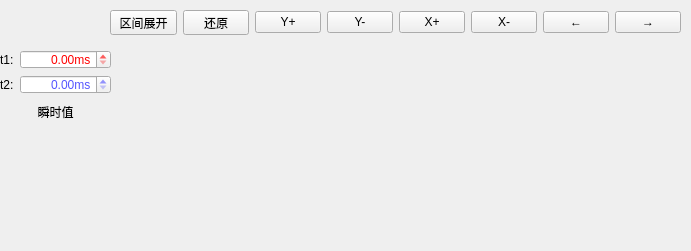
<?xml version="1.0" encoding="UTF-8"?>
<ui version="4.0">
 <class>WaveWiget</class>
 <widget class="QWidget" name="WaveWiget">
  <property name="geometry">
   <rect>
    <x>0</x>
    <y>0</y>
    <width>691</width>
    <height>251</height>
   </rect>
  </property>
  <property name="windowTitle">
   <string>Form</string>
  </property>
  <widget class="QWidget" name="layoutWidget">
   <property name="geometry">
    <rect>
     <x>110</x>
     <y>10</y>
     <width>571</width>
     <height>25</height>
    </rect>
   </property>
   <layout class="QHBoxLayout" name="horizontalLayout" stretch="1,1,1,1,1,1,1,1">
    <item>
     <widget class="QPushButton" name="expansion">
      <property name="text">
       <string>区间展开</string>
      </property>
     </widget>
    </item>
    <item>
     <widget class="QPushButton" name="reduction">
      <property name="text">
       <string>还原</string>
      </property>
     </widget>
    </item>
    <item>
     <widget class="QPushButton" name="yE">
      <property name="text">
       <string>Y+</string>
      </property>
     </widget>
    </item>
    <item>
     <widget class="QPushButton" name="yR">
      <property name="text">
       <string>Y-</string>
      </property>
     </widget>
    </item>
    <item>
     <widget class="QPushButton" name="xE">
      <property name="text">
       <string>X+</string>
      </property>
     </widget>
    </item>
    <item>
     <widget class="QPushButton" name="xR">
      <property name="text">
       <string>X-</string>
      </property>
     </widget>
    </item>
    <item>
     <widget class="QPushButton" name="LMove">
      <property name="text">
       <string>←</string>
      </property>
     </widget>
    </item>
    <item>
     <widget class="QPushButton" name="RMove">
      <property name="text">
       <string>→</string>
      </property>
     </widget>
    </item>
   </layout>
  </widget>
  <widget class="QWidget" name="layoutWidget">
   <property name="geometry">
    <rect>
     <x>110</x>
     <y>40</y>
     <width>571</width>
     <height>201</height>
    </rect>
   </property>
   <layout class="QVBoxLayout" name="verticalLayout">
    <item>
     <widget class="XcustomPlot" name="uPwt" native="true">
      <property name="enabled">
       <bool>true</bool>
      </property>
      <property name="minimumSize">
       <size>
        <width>12</width>
        <height>12</height>
       </size>
      </property>
     </widget>
    </item>
   </layout>
  </widget>
  <widget class="QWidget" name="layoutWidget">
   <property name="geometry">
    <rect>
     <x>0</x>
     <y>50</y>
     <width>111</width>
     <height>44</height>
    </rect>
   </property>
   <layout class="QGridLayout" name="gridLayout_2" columnstretch="1,2" columnminimumwidth="0,0">
    <item row="0" column="0">
     <widget class="QLabel" name="labelU1">
      <property name="text">
       <string>t1:</string>
      </property>
      <property name="scaledContents">
       <bool>false</bool>
      </property>
      <property name="wordWrap">
       <bool>true</bool>
      </property>
     </widget>
    </item>
    <item row="0" column="1">
     <widget class="QDoubleSpinBox" name="doubleSpinBox">
      <property name="styleSheet">
       <string notr="true">color: rgb(255, 0, 0);</string>
      </property>
      <property name="alignment">
       <set>Qt::AlignRight|Qt::AlignTrailing|Qt::AlignVCenter</set>
      </property>
      <property name="prefix">
       <string/>
      </property>
      <property name="suffix">
       <string>ms</string>
      </property>
      <property name="maximum">
       <double>99999999999999.000000000000000</double>
      </property>
     </widget>
    </item>
    <item row="1" column="0">
     <widget class="QLabel" name="labelU3">
      <property name="text">
       <string>t2:</string>
      </property>
      <property name="scaledContents">
       <bool>false</bool>
      </property>
      <property name="wordWrap">
       <bool>true</bool>
      </property>
     </widget>
    </item>
    <item row="1" column="1">
     <widget class="QDoubleSpinBox" name="doubleSpinBox_2">
      <property name="styleSheet">
       <string notr="true">color: rgb(85, 85, 255);</string>
      </property>
      <property name="alignment">
       <set>Qt::AlignRight|Qt::AlignTrailing|Qt::AlignVCenter</set>
      </property>
      <property name="suffix">
       <string>ms</string>
      </property>
      <property name="maximum">
       <double>9999999999999.000000000000000</double>
      </property>
     </widget>
    </item>
   </layout>
  </widget>
  <widget class="QWidget" name="layoutWidget">
   <property name="geometry">
    <rect>
     <x>0</x>
     <y>100</y>
     <width>111</width>
     <height>51</height>
    </rect>
   </property>
   <layout class="QVBoxLayout" name="verticalLayout_2">
    <item>
     <widget class="QLabel" name="labelU4">
      <property name="text">
       <string>瞬时值</string>
      </property>
      <property name="alignment">
       <set>Qt::AlignCenter</set>
      </property>
     </widget>
    </item>
    <item>
     <widget class="QLabel" name="insValue">
      <property name="text">
       <string/>
      </property>
      <property name="alignment">
       <set>Qt::AlignCenter</set>
      </property>
     </widget>
    </item>
   </layout>
  </widget>
 </widget>
 <customwidgets>
  <customwidget>
   <class>XcustomPlot</class>
   <extends>QWidget</extends>
   <header>xcustomplot.h</header>
   <container>1</container>
  </customwidget>
 </customwidgets>
 <resources/>
 <connections/>
</ui>
